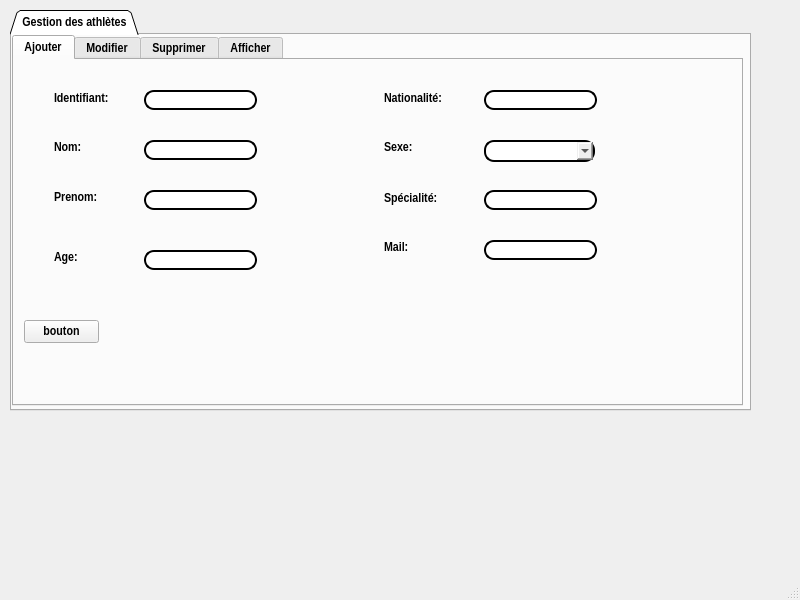
<?xml version="1.0" encoding="UTF-8"?>
<ui version="4.0">
 <class>MainWindow</class>
 <widget class="QMainWindow" name="MainWindow">
  <property name="geometry">
   <rect>
    <x>0</x>
    <y>0</y>
    <width>800</width>
    <height>600</height>
   </rect>
  </property>
  <property name="windowTitle">
   <string>MainWindow</string>
  </property>
  <widget class="QWidget" name="centralwidget">
   <widget class="QTabWidget" name="tabWidget">
    <property name="geometry">
     <rect>
      <x>10</x>
      <y>10</y>
      <width>741</width>
      <height>401</height>
     </rect>
    </property>
    <property name="font">
     <font>
      <family>Arial Narrow</family>
      <pointsize>10</pointsize>
      <weight>75</weight>
      <bold>true</bold>
     </font>
    </property>
    <property name="tabShape">
     <enum>QTabWidget::Triangular</enum>
    </property>
    <property name="currentIndex">
     <number>0</number>
    </property>
    <property name="elideMode">
     <enum>Qt::ElideLeft</enum>
    </property>
    <widget class="QWidget" name="tab">
     <attribute name="title">
      <string>Gestion des athlètes</string>
     </attribute>
     <widget class="QTabWidget" name="tabWidget_2">
      <property name="geometry">
       <rect>
        <x>0</x>
        <y>0</y>
        <width>731</width>
        <height>371</height>
       </rect>
      </property>
      <property name="currentIndex">
       <number>0</number>
      </property>
      <widget class="QWidget" name="tab_2">
       <attribute name="title">
        <string>Ajouter</string>
       </attribute>
       <widget class="QLabel" name="label">
        <property name="geometry">
         <rect>
          <x>40</x>
          <y>30</y>
          <width>61</width>
          <height>16</height>
         </rect>
        </property>
        <property name="text">
         <string>Identifiant:</string>
        </property>
       </widget>
       <widget class="QLabel" name="label_2">
        <property name="geometry">
         <rect>
          <x>40</x>
          <y>80</y>
          <width>47</width>
          <height>14</height>
         </rect>
        </property>
        <property name="text">
         <string>Nom:</string>
        </property>
       </widget>
       <widget class="QLabel" name="label_3">
        <property name="geometry">
         <rect>
          <x>40</x>
          <y>130</y>
          <width>47</width>
          <height>14</height>
         </rect>
        </property>
        <property name="text">
         <string>Prenom:</string>
        </property>
       </widget>
       <widget class="QLabel" name="label_4">
        <property name="geometry">
         <rect>
          <x>40</x>
          <y>190</y>
          <width>47</width>
          <height>14</height>
         </rect>
        </property>
        <property name="text">
         <string>Age:</string>
        </property>
       </widget>
       <widget class="QLabel" name="label_5">
        <property name="geometry">
         <rect>
          <x>370</x>
          <y>30</y>
          <width>71</width>
          <height>16</height>
         </rect>
        </property>
        <property name="text">
         <string>Nationalité:</string>
        </property>
       </widget>
       <widget class="QLabel" name="label_6">
        <property name="geometry">
         <rect>
          <x>370</x>
          <y>80</y>
          <width>47</width>
          <height>14</height>
         </rect>
        </property>
        <property name="text">
         <string>Sexe:</string>
        </property>
       </widget>
       <widget class="QLabel" name="label_7">
        <property name="geometry">
         <rect>
          <x>370</x>
          <y>130</y>
          <width>61</width>
          <height>16</height>
         </rect>
        </property>
        <property name="text">
         <string>Spécialité:</string>
        </property>
       </widget>
       <widget class="QLabel" name="label_8">
        <property name="geometry">
         <rect>
          <x>370</x>
          <y>180</y>
          <width>47</width>
          <height>14</height>
         </rect>
        </property>
        <property name="text">
         <string>Mail:</string>
        </property>
       </widget>
       <widget class="QLineEdit" name="lineEdit_id">
        <property name="geometry">
         <rect>
          <x>130</x>
          <y>30</y>
          <width>113</width>
          <height>20</height>
         </rect>
        </property>
        <property name="styleSheet">
         <string notr="true">color:black;
border-style:outset;
border-width: 2px;
border-radius: 10px
</string>
        </property>
       </widget>
       <widget class="QLineEdit" name="lineEdit_nom">
        <property name="geometry">
         <rect>
          <x>130</x>
          <y>80</y>
          <width>113</width>
          <height>20</height>
         </rect>
        </property>
        <property name="styleSheet">
         <string notr="true">color:black;
border-style:outset;
border-width: 2px;
border-radius: 10px
</string>
        </property>
       </widget>
       <widget class="QLineEdit" name="lineEdit_prenom">
        <property name="geometry">
         <rect>
          <x>130</x>
          <y>130</y>
          <width>113</width>
          <height>20</height>
         </rect>
        </property>
        <property name="styleSheet">
         <string notr="true">color:black;
border-style:outset;
border-width: 2px;
border-radius: 10px
</string>
        </property>
       </widget>
       <widget class="QLineEdit" name="lineEdit_nation">
        <property name="geometry">
         <rect>
          <x>470</x>
          <y>30</y>
          <width>113</width>
          <height>20</height>
         </rect>
        </property>
        <property name="styleSheet">
         <string notr="true">color:black;
border-style:outset;
border-width: 2px;
border-radius: 10px
</string>
        </property>
       </widget>
       <widget class="QLineEdit" name="lineEdit_special">
        <property name="geometry">
         <rect>
          <x>470</x>
          <y>130</y>
          <width>113</width>
          <height>20</height>
         </rect>
        </property>
        <property name="styleSheet">
         <string notr="true">color:black;
border-style:outset;
border-width: 2px;
border-radius: 10px
</string>
        </property>
       </widget>
       <widget class="QLineEdit" name="lineEdit_mail">
        <property name="geometry">
         <rect>
          <x>470</x>
          <y>180</y>
          <width>113</width>
          <height>20</height>
         </rect>
        </property>
        <property name="styleSheet">
         <string notr="true">color:black;
border-style:outset;
border-width: 2px;
border-radius: 10px
</string>
        </property>
       </widget>
       <widget class="QComboBox" name="comboBox_sexe">
        <property name="geometry">
         <rect>
          <x>470</x>
          <y>80</y>
          <width>111</width>
          <height>22</height>
         </rect>
        </property>
        <property name="styleSheet">
         <string notr="true">color:black;
border-style:outset;
border-width: 2px;
border-radius: 10px
</string>
        </property>
        <item>
         <property name="text">
          <string/>
         </property>
        </item>
        <item>
         <property name="text">
          <string>Masculin</string>
         </property>
        </item>
        <item>
         <property name="text">
          <string>Feminin</string>
         </property>
        </item>
        <item>
         <property name="text">
          <string>Autre</string>
         </property>
        </item>
       </widget>
       <widget class="QLineEdit" name="lineEdit_age">
        <property name="geometry">
         <rect>
          <x>130</x>
          <y>190</y>
          <width>113</width>
          <height>20</height>
         </rect>
        </property>
        <property name="styleSheet">
         <string notr="true">color:black;
border-style:outset;
border-width: 2px;
border-radius: 10px
</string>
        </property>
       </widget>
       <widget class="QPushButton" name="pushButton">
        <property name="geometry">
         <rect>
          <x>10</x>
          <y>260</y>
          <width>75</width>
          <height>23</height>
         </rect>
        </property>
        <property name="text">
         <string>bouton</string>
        </property>
       </widget>
      </widget>
      <widget class="QWidget" name="tab_3">
       <attribute name="title">
        <string>Modifier</string>
       </attribute>
      </widget>
      <widget class="QWidget" name="tab_4">
       <attribute name="title">
        <string>Supprimer</string>
       </attribute>
       <widget class="QLineEdit" name="lineEdit_supprimer">
        <property name="geometry">
         <rect>
          <x>250</x>
          <y>70</y>
          <width>241</width>
          <height>20</height>
         </rect>
        </property>
        <property name="styleSheet">
         <string notr="true">color:black;
border-style:outset;
border-width: 2px;
border-radius: 10px

</string>
        </property>
       </widget>
       <widget class="QLabel" name="label_10">
        <property name="geometry">
         <rect>
          <x>140</x>
          <y>70</y>
          <width>81</width>
          <height>20</height>
         </rect>
        </property>
        <property name="text">
         <string>Identifiant</string>
        </property>
       </widget>
       <widget class="QPushButton" name="pushButton_4">
        <property name="geometry">
         <rect>
          <x>320</x>
          <y>150</y>
          <width>101</width>
          <height>31</height>
         </rect>
        </property>
        <property name="styleSheet">
         <string notr="true">color:black;
border-color: rgb(222, 255, 52);
background-color: rgb(255, 255, 255);
border-style:outset;
border-width: 3px;
border-radius: 10px
</string>
        </property>
        <property name="text">
         <string>Supprimer</string>
        </property>
       </widget>
      </widget>
      <widget class="QWidget" name="tab_5">
       <attribute name="title">
        <string>Afficher</string>
       </attribute>
       <widget class="QTableView" name="tableView">
        <property name="geometry">
         <rect>
          <x>0</x>
          <y>30</y>
          <width>431</width>
          <height>311</height>
         </rect>
        </property>
       </widget>
       <widget class="QLabel" name="label_9">
        <property name="geometry">
         <rect>
          <x>480</x>
          <y>80</y>
          <width>71</width>
          <height>21</height>
         </rect>
        </property>
        <property name="text">
         <string>Trier:</string>
        </property>
       </widget>
       <widget class="QComboBox" name="comboBox_trier">
        <property name="geometry">
         <rect>
          <x>531</x>
          <y>80</y>
          <width>131</width>
          <height>22</height>
         </rect>
        </property>
        <item>
         <property name="text">
          <string/>
         </property>
        </item>
        <item>
         <property name="text">
          <string>Nationalité</string>
         </property>
        </item>
        <item>
         <property name="text">
          <string>Sexe</string>
         </property>
        </item>
        <item>
         <property name="text">
          <string>Spécialité</string>
         </property>
        </item>
       </widget>
       <widget class="QLabel" name="label_11">
        <property name="geometry">
         <rect>
          <x>430</x>
          <y>210</y>
          <width>61</width>
          <height>16</height>
         </rect>
        </property>
        <property name="text">
         <string>Rechercher</string>
        </property>
       </widget>
       <widget class="QLineEdit" name="lineEdit_recherche">
        <property name="geometry">
         <rect>
          <x>500</x>
          <y>210</y>
          <width>221</width>
          <height>20</height>
         </rect>
        </property>
        <property name="styleSheet">
         <string notr="true">color:black;
border-style:outset;
border-width: 2px;
border-radius: 10px

</string>
        </property>
       </widget>
      </widget>
     </widget>
    </widget>
   </widget>
  </widget>
  <widget class="QMenuBar" name="menubar">
   <property name="geometry">
    <rect>
     <x>0</x>
     <y>0</y>
     <width>800</width>
     <height>22</height>
    </rect>
   </property>
  </widget>
  <widget class="QStatusBar" name="statusbar"/>
 </widget>
 <resources/>
 <connections/>
</ui>
